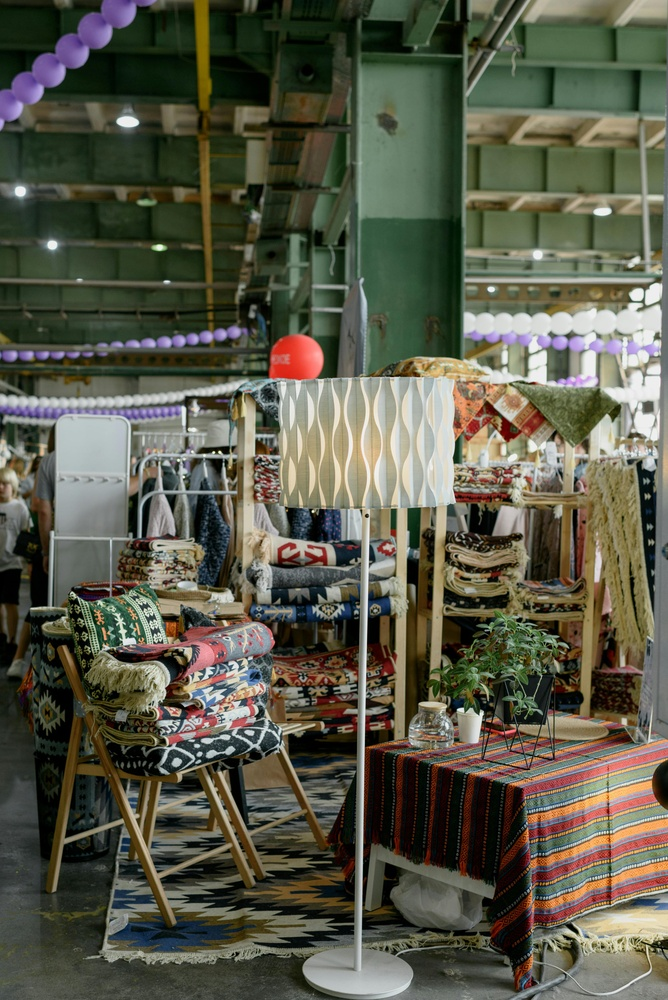
#> input picture Lab2/data/test1.jpg, 668 x 1000 px, shrunk from 2804 x 4200 before the run
$ python 2Prog1.py
#> lines starting #> are read from the running program, lines starting #| are printed output that depends on the picture
import cv2 as cv
import sys
from pathlib import Path

# Change this path to your actual image
img_path = Path("data/test1.jpg")

# Check if file exists
if not img_path.exists():
    print(f"❌ Image not found at {img_path.resolve()}")
    sys.exit(1)

# Read the image
img = cv.imread(str(img_path))
#> img is the input picture: shape (1000, 668, 3); mean B, G, R 73.1, 89.1, 89.2

# Convert to grayscale
gray = cv.cvtColor(img, cv.COLOR_BGR2GRAY)
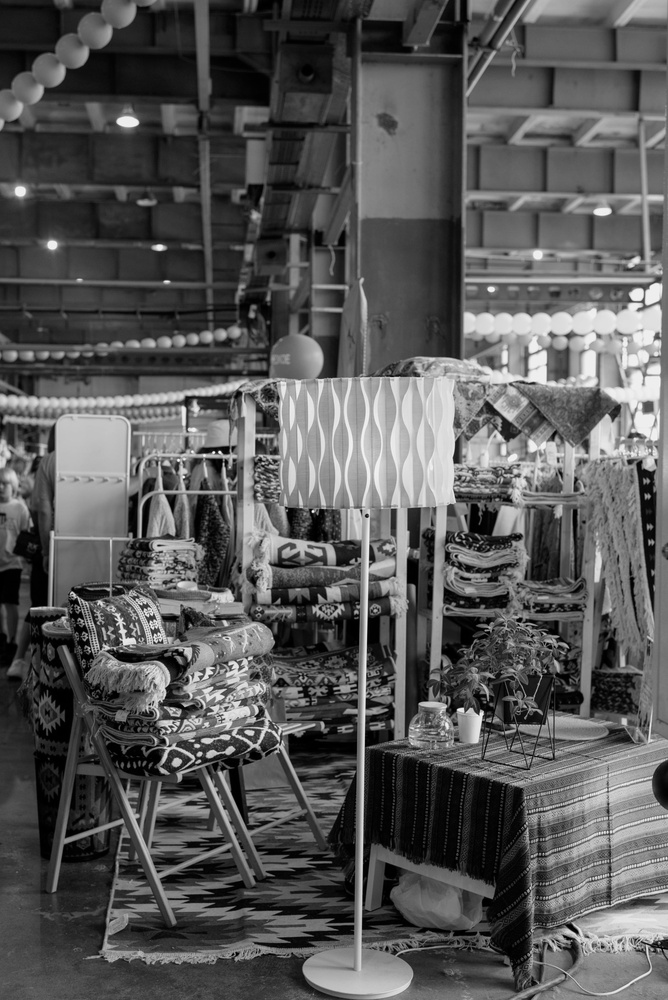
#> gray: shape (1000, 668); min 0, max 254, mean 87.3

# Apply histogram equalization
equalized = cv.equalizeHist(gray)
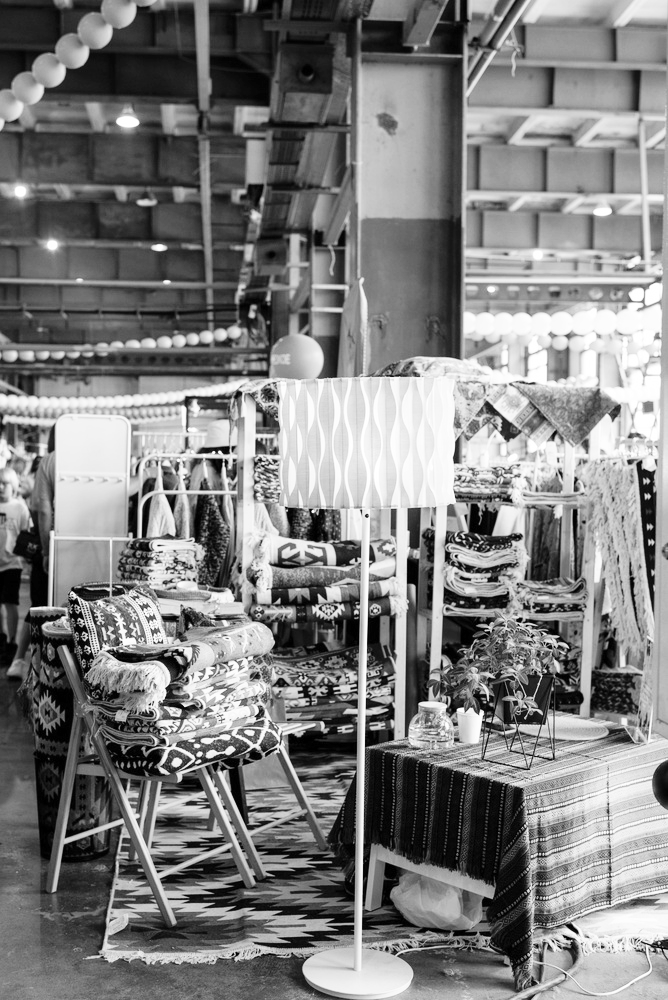
#> equalized: shape (1000, 668); min 0, max 255, mean 127.8

# Show results
cv.imshow("Original Gray", gray)
cv.imshow("Histogram Equalized", equalized)

cv.waitKey(0)
cv.destroyAllWindows()


# Write a program to read an image and perform histogram equalization

$ run again, with Lab2/data/test2.jpg copied over Lab2/data/test1.jpg
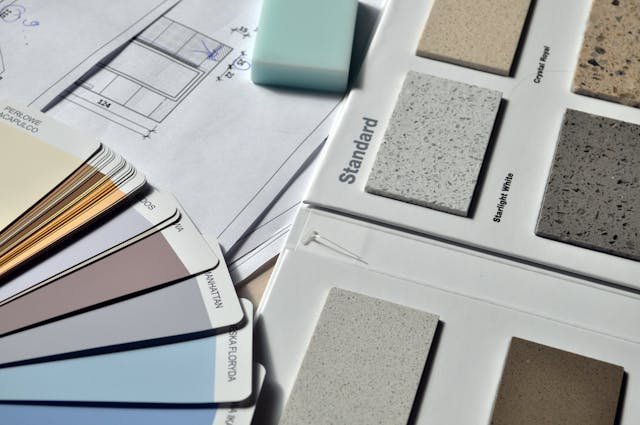
#> input picture Lab2/data/test2.jpg, 640 x 425 px
#> img is the input picture: shape (425, 640, 3); mean B, G, R 166.2, 167.8, 166.2
#> `gray = cv.cvtColor(img, cv.COLOR_BGR2GRAY)`:
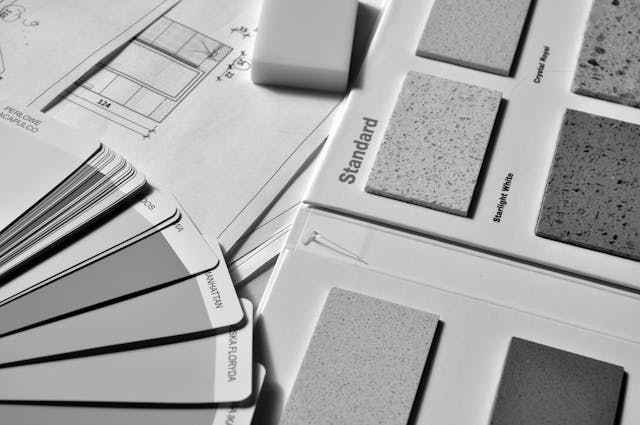
#> gray: shape (425, 640); min 0, max 255, mean 167.2
#> `equalized = cv.equalizeHist(gray)`:
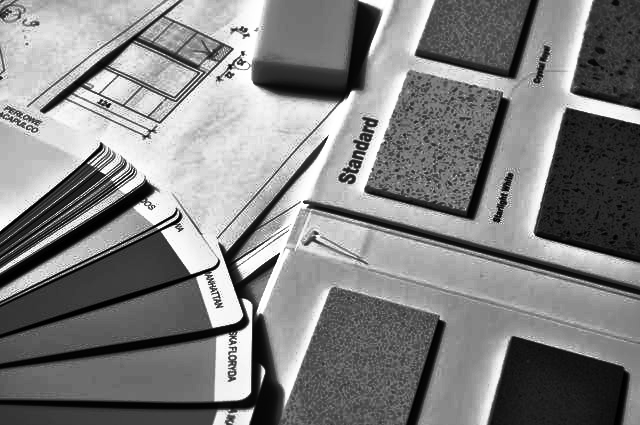
#> equalized: shape (425, 640); min 0, max 255, mean 128.7
